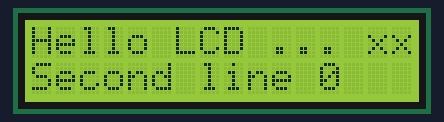
This sketch was run on a simulated Arduino Uno, built with avr-gcc and run on an emulated ATmega328P. Shown: 16×2 character LCD.

Above: at 0.2 s.
At 4.2 s:
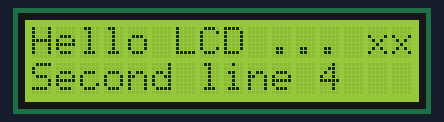
At 9.2 s:
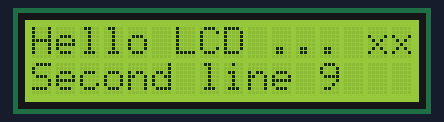
At 19.3 s:
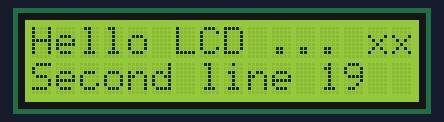
At 28.4 s:
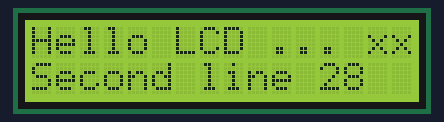
At 38.4 s:
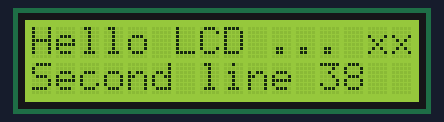

The sketch:

LCD_I2C_Backpack.ino
```cpp
/*
 * Author:  David Waskevich
 * Date:    28-Dec-2020
 * Name:    LCD_I2C_Backpack
 *
 * Description: Using I2C LCD Backpack library from https://www.mathertel.de/Arduino/LiquidCrystal_PCF8574.aspx
 *
 */

#include <LiquidCrystal_PCF8574.h>
#include <Wire.h>

LiquidCrystal_PCF8574 lcd(0x27); // set the LCD address to 0x27 for a 16 chars and 2 line display

void setup() {
  // put your setup code here, to run once:
  lcd.begin(16, 2); // initialize LCD

  lcd.setBacklight(255);
  lcd.home();
  lcd.clear();
  lcd.print("Hello LCD ... xx");
  lcd.setCursor(0, 1);
  lcd.print("Second line 1234");

}

void loop() {
  // put your main code here, to run repeatedly:
  lcd.setCursor(12, 1);
  lcd.print("    ");
  lcd.setCursor(12, 1);
  lcd.print(millis()/1000);
  delay(1000);

}
```

Measured:
- what the display in image 1 shows lasts 1.0 s, from 4.1 s to 5.1 s
